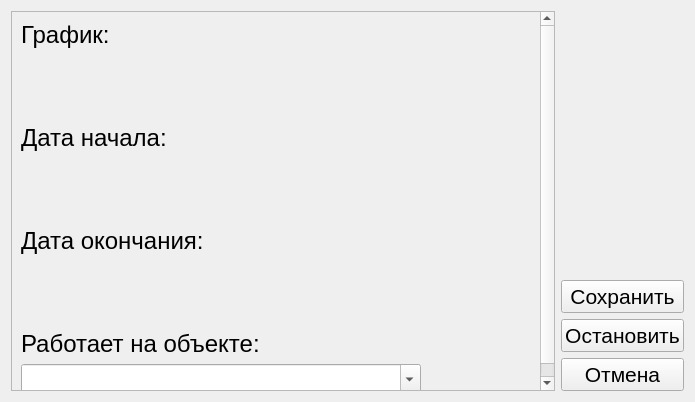
<?xml version="1.0" encoding="UTF-8"?>
<ui version="4.0">
 <class>ViewSchedule</class>
 <widget class="QDialog" name="ViewSchedule">
  <property name="geometry">
   <rect>
    <x>0</x>
    <y>0</y>
    <width>695</width>
    <height>402</height>
   </rect>
  </property>
  <property name="windowTitle">
   <string>Просмотр Расписания</string>
  </property>
  <property name="windowIcon">
   <iconset resource="assets/res.qrc">
    <normaloff>:/window-icons/calendar.png</normaloff>:/window-icons/calendar.png</iconset>
  </property>
  <layout class="QHBoxLayout" name="horizontalLayout">
   <item>
    <layout class="QHBoxLayout" name="horizontalLayout_13">
     <item>
      <widget class="QScrollArea" name="scrollArea">
       <property name="minimumSize">
        <size>
         <width>500</width>
         <height>0</height>
        </size>
       </property>
       <property name="widgetResizable">
        <bool>true</bool>
       </property>
       <property name="alignment">
        <set>Qt::AlignLeading|Qt::AlignLeft|Qt::AlignTop</set>
       </property>
       <widget class="QWidget" name="scrollAreaWidgetContents">
        <property name="geometry">
         <rect>
          <x>0</x>
          <y>0</y>
          <width>527</width>
          <height>428</height>
         </rect>
        </property>
        <property name="sizePolicy">
         <sizepolicy hsizetype="Preferred" vsizetype="Preferred">
          <horstretch>0</horstretch>
          <verstretch>0</verstretch>
         </sizepolicy>
        </property>
        <layout class="QVBoxLayout" name="verticalLayout_2">
         <item>
          <widget class="QLabel" name="label">
           <property name="sizePolicy">
            <sizepolicy hsizetype="Preferred" vsizetype="Maximum">
             <horstretch>0</horstretch>
             <verstretch>0</verstretch>
            </sizepolicy>
           </property>
           <property name="font">
            <font>
             <pointsize>18</pointsize>
             <weight>50</weight>
             <bold>false</bold>
            </font>
           </property>
           <property name="text">
            <string>График:</string>
           </property>
          </widget>
         </item>
         <item>
          <layout class="QHBoxLayout" name="horizontalLayout_11">
           <property name="leftMargin">
            <number>0</number>
           </property>
           <property name="topMargin">
            <number>0</number>
           </property>
           <item>
            <widget class="EditableSchedule" name="Schedule" native="true">
             <property name="minimumSize">
              <size>
               <width>150</width>
               <height>43</height>
              </size>
             </property>
             <property name="font">
              <font>
               <pointsize>16</pointsize>
              </font>
             </property>
            </widget>
           </item>
           <item>
            <spacer name="horizontalSpacer_5">
             <property name="orientation">
              <enum>Qt::Horizontal</enum>
             </property>
             <property name="sizeHint" stdset="0">
              <size>
               <width>40</width>
               <height>20</height>
              </size>
             </property>
            </spacer>
           </item>
          </layout>
         </item>
         <item>
          <spacer name="verticalSpacer_3">
           <property name="orientation">
            <enum>Qt::Vertical</enum>
           </property>
           <property name="sizeType">
            <enum>QSizePolicy::Fixed</enum>
           </property>
           <property name="sizeHint" stdset="0">
            <size>
             <width>0</width>
             <height>20</height>
            </size>
           </property>
          </spacer>
         </item>
         <item>
          <widget class="QLabel" name="label_2">
           <property name="sizePolicy">
            <sizepolicy hsizetype="Preferred" vsizetype="Maximum">
             <horstretch>0</horstretch>
             <verstretch>0</verstretch>
            </sizepolicy>
           </property>
           <property name="font">
            <font>
             <pointsize>18</pointsize>
             <weight>50</weight>
             <bold>false</bold>
            </font>
           </property>
           <property name="text">
            <string>Дата начала:</string>
           </property>
          </widget>
         </item>
         <item>
          <layout class="QHBoxLayout" name="horizontalLayout_6">
           <property name="leftMargin">
            <number>0</number>
           </property>
           <property name="topMargin">
            <number>0</number>
           </property>
           <item>
            <widget class="EditableDate" name="BeginsOn" native="true">
             <property name="minimumSize">
              <size>
               <width>150</width>
               <height>43</height>
              </size>
             </property>
             <property name="font">
              <font>
               <pointsize>16</pointsize>
              </font>
             </property>
            </widget>
           </item>
           <item>
            <spacer name="horizontalSpacer_2">
             <property name="orientation">
              <enum>Qt::Horizontal</enum>
             </property>
             <property name="sizeHint" stdset="0">
              <size>
               <width>40</width>
               <height>20</height>
              </size>
             </property>
            </spacer>
           </item>
          </layout>
         </item>
         <item>
          <spacer name="verticalSpacer_4">
           <property name="orientation">
            <enum>Qt::Vertical</enum>
           </property>
           <property name="sizeType">
            <enum>QSizePolicy::Fixed</enum>
           </property>
           <property name="sizeHint" stdset="0">
            <size>
             <width>0</width>
             <height>20</height>
            </size>
           </property>
          </spacer>
         </item>
         <item>
          <widget class="QLabel" name="label_3">
           <property name="sizePolicy">
            <sizepolicy hsizetype="Preferred" vsizetype="Maximum">
             <horstretch>0</horstretch>
             <verstretch>0</verstretch>
            </sizepolicy>
           </property>
           <property name="font">
            <font>
             <pointsize>18</pointsize>
             <weight>50</weight>
             <bold>false</bold>
            </font>
           </property>
           <property name="text">
            <string>Дата окончания:</string>
           </property>
          </widget>
         </item>
         <item>
          <layout class="QHBoxLayout" name="horizontalLayout_7">
           <property name="leftMargin">
            <number>0</number>
           </property>
           <property name="topMargin">
            <number>0</number>
           </property>
           <item>
            <widget class="EditableDate" name="EndsOn" native="true">
             <property name="minimumSize">
              <size>
               <width>150</width>
               <height>43</height>
              </size>
             </property>
             <property name="font">
              <font>
               <pointsize>16</pointsize>
              </font>
             </property>
            </widget>
           </item>
           <item>
            <spacer name="horizontalSpacer_3">
             <property name="orientation">
              <enum>Qt::Horizontal</enum>
             </property>
             <property name="sizeHint" stdset="0">
              <size>
               <width>40</width>
               <height>20</height>
              </size>
             </property>
            </spacer>
           </item>
          </layout>
         </item>
         <item>
          <spacer name="verticalSpacer_5">
           <property name="orientation">
            <enum>Qt::Vertical</enum>
           </property>
           <property name="sizeType">
            <enum>QSizePolicy::Fixed</enum>
           </property>
           <property name="sizeHint" stdset="0">
            <size>
             <width>0</width>
             <height>20</height>
            </size>
           </property>
          </spacer>
         </item>
         <item>
          <widget class="QLabel" name="LabelPhone_3">
           <property name="sizePolicy">
            <sizepolicy hsizetype="Preferred" vsizetype="Fixed">
             <horstretch>0</horstretch>
             <verstretch>0</verstretch>
            </sizepolicy>
           </property>
           <property name="font">
            <font>
             <pointsize>18</pointsize>
             <weight>50</weight>
             <bold>false</bold>
            </font>
           </property>
           <property name="text">
            <string>Работает на объекте:</string>
           </property>
          </widget>
         </item>
         <item>
          <layout class="QHBoxLayout" name="horizontalLayout_8">
           <property name="leftMargin">
            <number>0</number>
           </property>
           <property name="topMargin">
            <number>0</number>
           </property>
           <item>
            <widget class="QComboBox" name="Facility">
             <property name="sizePolicy">
              <sizepolicy hsizetype="Preferred" vsizetype="Preferred">
               <horstretch>0</horstretch>
               <verstretch>0</verstretch>
              </sizepolicy>
             </property>
             <property name="minimumSize">
              <size>
               <width>400</width>
               <height>31</height>
              </size>
             </property>
             <property name="maximumSize">
              <size>
               <width>400</width>
               <height>16777215</height>
              </size>
             </property>
             <property name="font">
              <font>
               <pointsize>16</pointsize>
              </font>
             </property>
             <property name="styleSheet">
              <string notr="true">color: black;</string>
             </property>
             <property name="editable">
              <bool>true</bool>
             </property>
             <property name="currentText">
              <string/>
             </property>
            </widget>
           </item>
           <item>
            <spacer name="horizontalSpacer_4">
             <property name="orientation">
              <enum>Qt::Horizontal</enum>
             </property>
             <property name="sizeHint" stdset="0">
              <size>
               <width>40</width>
               <height>20</height>
              </size>
             </property>
            </spacer>
           </item>
          </layout>
         </item>
         <item>
          <spacer name="verticalSpacer_2">
           <property name="orientation">
            <enum>Qt::Vertical</enum>
           </property>
           <property name="sizeHint" stdset="0">
            <size>
             <width>20</width>
             <height>40</height>
            </size>
           </property>
          </spacer>
         </item>
        </layout>
       </widget>
      </widget>
     </item>
     <item>
      <layout class="QVBoxLayout" name="verticalLayout_3">
       <item>
        <spacer name="verticalSpacer">
         <property name="orientation">
          <enum>Qt::Vertical</enum>
         </property>
         <property name="sizeHint" stdset="0">
          <size>
           <width>20</width>
           <height>40</height>
          </size>
         </property>
        </spacer>
       </item>
       <item>
        <widget class="QPushButton" name="save">
         <property name="font">
          <font>
           <pointsize>16</pointsize>
          </font>
         </property>
         <property name="focusPolicy">
          <enum>Qt::NoFocus</enum>
         </property>
         <property name="text">
          <string>Сохранить</string>
         </property>
        </widget>
       </item>
       <item>
        <widget class="QPushButton" name="end">
         <property name="font">
          <font>
           <pointsize>16</pointsize>
          </font>
         </property>
         <property name="focusPolicy">
          <enum>Qt::NoFocus</enum>
         </property>
         <property name="text">
          <string>Остановить</string>
         </property>
        </widget>
       </item>
       <item>
        <widget class="QPushButton" name="cansel">
         <property name="font">
          <font>
           <pointsize>16</pointsize>
          </font>
         </property>
         <property name="focusPolicy">
          <enum>Qt::NoFocus</enum>
         </property>
         <property name="text">
          <string>Отмена</string>
         </property>
        </widget>
       </item>
      </layout>
     </item>
    </layout>
   </item>
  </layout>
 </widget>
 <customwidgets>
  <customwidget>
   <class>EditableDate</class>
   <extends>QWidget</extends>
   <header>EditableDate.h</header>
   <container>1</container>
  </customwidget>
  <customwidget>
   <class>EditableSchedule</class>
   <extends>QWidget</extends>
   <header>EditableSchedule.h</header>
   <container>1</container>
  </customwidget>
 </customwidgets>
 <resources>
  <include location="assets/res.qrc"/>
 </resources>
 <connections/>
</ui>
